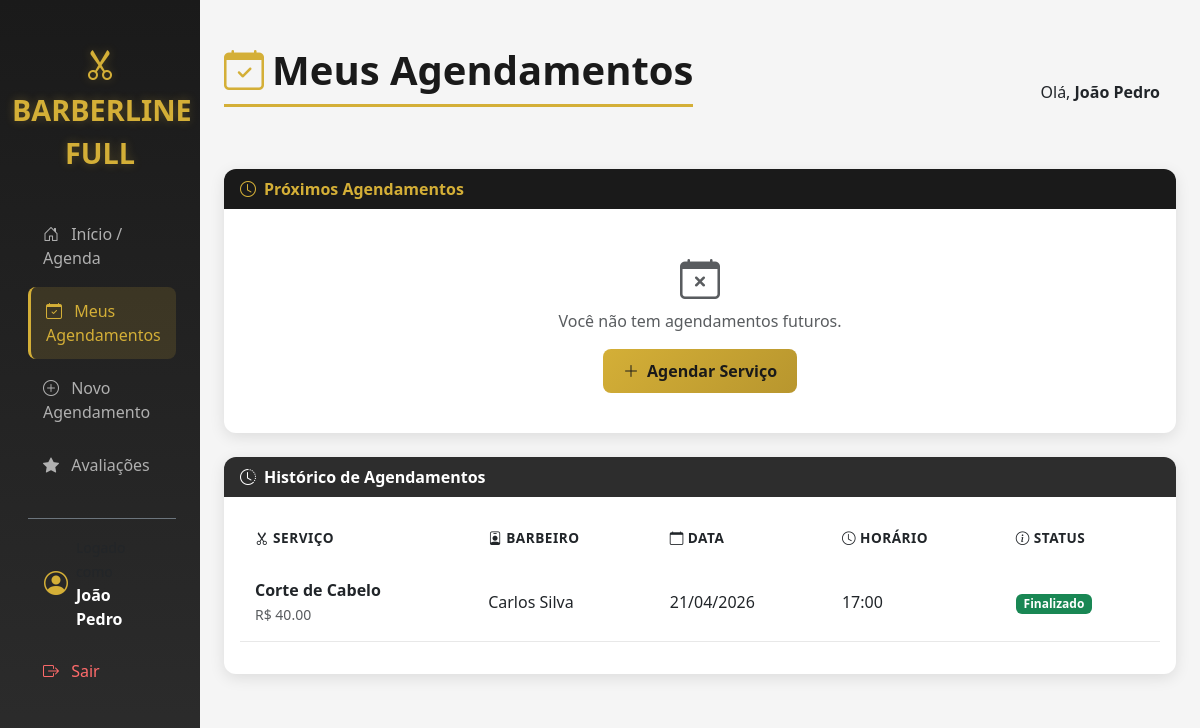
The app's page /meus-agendamentos/ (signed in) with its own data.
### usuarios/models.py (models this page shows, shortened)
class Usuario(AbstractUser):
    class Tipo(models.TextChoices):
        ADMIN = 'ADMIN', 'Administrador'
        BARBEIRO = 'BARBEIRO', 'Barbeiro'
        CLIENTE = 'CLIENTE', 'Cliente'
    tipo = models.CharField(
        max_length=20,
        choices=Tipo.choices,
        default=Tipo.CLIENTE
    )
    telefone = models.CharField(max_length=15, blank=True, null=True)

### agendamentos/models.py (models this page shows, shortened)
class Agendamento(models.Model):
    STATUS_CHOICES = [
        ('agendado', 'Agendado'),
        ('confirmado', 'Confirmado'),
        ('em_andamento', 'Em Andamento'),
        ('finalizado', 'Finalizado'),
        ('cancelado', 'Cancelado'),
    ]
    cliente = models.ForeignKey(
        settings.AUTH_USER_MODEL,
        on_delete=models.CASCADE,
        related_name='agendamentos_cliente'
    )
    barbeiro = models.ForeignKey(
        settings.AUTH_USER_MODEL,
        on_delete=models.CASCADE,
        related_name='agendamentos_barbeiro'
    )
    servico = models.ForeignKey(
        Servico,
        on_delete=models.CASCADE
    )
    data_hora = models.DateTimeField()
    status = models.CharField(
        max_length=20,
        choices=STATUS_CHOICES,
        default='agendado'
    )
    observacoes = models.TextField(blank=True, null=True)
    finalizado = models.BooleanField(default=False)

### core/models.py (models this page shows, shortened)
class Servico(models.Model):
    nome = models.CharField(max_length=100)
    descricao = models.TextField(blank=True, null=True)
    preco = models.DecimalField(max_digits=10, decimal_places=2)
    duracao_minutos = models.IntegerField(default=30)

### agendamentos/views.py (the view)
# urls.py: path('meus-agendamentos/', views.portal_cliente, name='portal_cliente'),
@login_required
def portal_cliente(request):
    if request.user.tipo != 'CLIENTE' and not request.user.is_staff:
        return redirect('dashboard')
    agendamentos = Agendamento.objects.filter(cliente=request.user).order_by('-data_hora')
    from django.utils import timezone
    agendamentos_futuros = agendamentos.filter(data_hora__gte=timezone.now())
    agendamentos_passados = agendamentos.filter(data_hora__lt=timezone.now())
    context = {
        'agendamentos': agendamentos,
        'agendamentos_futuros': agendamentos_futuros,
        'agendamentos_passados': agendamentos_passados,
    }
    return render(request, 'portal_cliente.html', context)

### templates/portal_cliente.html (shortened to what this page needs)
{% extends 'base.html' %}
{% block content %}
<div class="d-flex justify-content-between align-items-center pt-3 pb-2 mb-4">
    <h1 class="page-header">
        <i class="bi bi-calendar-check me-2 text-gold"></i>Meus Agendamentos
    </h1>
    <div>
        <span class="me-3">Olá, <strong>{{ user.first_name }} {{ user.last_name }}</strong></span>
    </div>
</div>
<div class="card mb-4">
    <div class="card-header" style="background: var(--primary-black); color: var(--gold);">
        <i class="bi bi-clock me-2"></i>Próximos Agendamentos
    </div>
    <div class="card-body">
        {% if agendamentos_futuros %}
        <div class="table-responsive">
            <table class="table table-hover">
                <thead>
                    <tr>
                        <th><i class="bi bi-scissors me-1"></i>Serviço</th>
                        <th><i class="bi bi-person-badge me-1"></i>Barbeiro</th>
                        <th><i class="bi bi-calendar me-1"></i>Data</th>
                        <th><i class="bi bi-clock me-1"></i>Horário</th>
                        <th><i class="bi bi-info-circle me-1"></i>Status</th>
                    </tr>
                </thead>
                <tbody>
                    {% for a in agendamentos_futuros %}
                    <tr>
                        <td><strong>{{ a.servico.nome }}</strong><br><small class="text-muted">R$ {{ a.servico.preco }}</small></td>
                        <td>{{ a.barbeiro.first_name }} {{ a.barbeiro.last_name }}</td>
                        <td>{{ a.data_hora|date:"d/m/Y" }}</td>
                        <td>{{ a.data_hora|date:"H:i" }}</td>
                        <td>
                            <span class="badge
                                {% if a.status == 'agendado' %}bg-primary
                                {% elif a.status == 'confirmado' %}bg-info
                                {% elif a.status == 'em_andamento' %}bg-warning
                                {% elif a.status == 'finalizado' %}bg-success
                                {% elif a.status == 'cancelado' %}bg-danger{% endif %}">
                                {{ a.get_status_display }}
                            </span>
                        </td>
                    </tr>
                    {% endfor %}
                </tbody>
            </table>
        </div>
        {% else %}
        <div class="text-center py-4">
            <i class="bi bi-calendar-x fs-1 text-muted mb-3"></i>
            <p class="text-muted">Você não tem agendamentos futuros.</p>
            <a href="{% url 'novo_agendamento' %}" class="btn btn-gold">
                <i class="bi bi-plus-lg me-1"></i> Agendar Serviço
            </a>
        </div>
        {% endif %}
    </div>
</div>
<div class="card">
    <div class="card-header" style="background: var(--secondary-black); color: var(--white);">
        <i class="bi bi-clock-history me-2"></i>Histórico de Agendamentos
    </div>
    <div class="card-body">
        {% if agendamentos_passados %}
        <div class="table-responsive">
            <table class="table table-hover">
                <thead>
                    <tr>
                        <th><i class="bi bi-scissors me-1"></i>Serviço</th>
                        <th><i class="bi bi-person-badge me-1"></i>Barbeiro</th>
                        <th><i class="bi bi-calendar me-1"></i>Data</th>
                        <th><i class="bi bi-clock me-1"></i>Horário</th>
                        <th><i class="bi bi-info-circle me-1"></i>Status</th>
                    </tr>
                </thead>
                <tbody>
                    {% for a in agendamentos_passados %}
                    <tr>
                        <td><strong>{{ a.servico.nome }}</strong><br><small class="text-muted">R$ {{ a.servico.preco }}</small></td>
                        <td>{{ a.barbeiro.first_name }} {{ a.barbeiro.last_name }}</td>
                        <td>{{ a.data_hora|date:"d/m/Y" }}</td>
                        <td>{{ a.data_hora|date:"H:i" }}</td>
                        <td>
                            <span class="badge
                                {% if a.status == 'agendado' %}bg-primary
                                {% elif a.status == 'confirmado' %}bg-info
                                {% elif a.status == 'em_andamento' %}bg-warning
                                {% elif a.status == 'finalizado' %}bg-success
                                {% elif a.status == 'cancelado' %}bg-danger{% endif %}">
                                {{ a.get_status_display }}
                            </span>
                        </td>
                    </tr>
                    {% endfor %}
                </tbody>
            </table>
        </div>
        {% else %}
        <div class="text-center py-4">
            <i class="bi bi-clock-history fs-1 text-muted mb-3"></i>
            <p class="text-muted">Você ainda não tem histórico de agendamentos.</p>
        </div>
        {% endif %}
    </div>
</div>
{% endblock %}

### templates/base.html (shortened to what this page needs)
<!DOCTYPE html>
<html lang="pt-br">
<head>
    <link href="https://cdn.jsdelivr.net/npm/bootstrap@5.3.0/dist/css/bootstrap.min.css" rel="stylesheet">
    <link rel="stylesheet" href="https://cdn.jsdelivr.net/npm/bootstrap-icons@1.11.0/font/bootstrap-icons.css">
</head>
<body>
    <div class="container-fluid">
        <div class="row">
            <nav class="col-md-3 col-lg-2 d-md-block sidebar collapse show">
                <div class="position-sticky">
                    <div class="brand mb-3">
                        <i class="bi bi-scissors"></i><br>
                        BARBERLINE FULL
                    </div>
                    <div class="nav flex-column px-3">
                        <a href="{% url 'dashboard' %}" class="nav-link {% if request.resolver_match.url_name == 'dashboard' %}active{% endif %}">
                            <i class="bi bi-house-door me-2"></i> Início / Agenda
                        </a>
                        {% if user.tipo == 'CLIENTE' %}
                            <a href="{% url 'portal_cliente' %}" class="nav-link {% if request.resolver_match.url_name == 'portal_cliente' %}active{% endif %}">
                                <i class="bi bi-calendar-check me-2"></i> Meus Agendamentos
                            </a>
                            <a href="{% url 'novo_agendamento' %}" class="nav-link {% if request.resolver_match.url_name == 'novo_agendamento' %}active{% endif %}">
                                <i class="bi bi-plus-circle me-2"></i> Novo Agendamento
                            </a>
                            <a href="{% url 'avaliacoes' %}" class="nav-link {% if request.resolver_match.url_name == 'avaliacoes' or request.resolver_match.url_name == 'nova_avaliacao' %}active{% endif %}">
                                <i class="bi bi-star-fill me-2"></i> Avaliações
                            </a>
                        {% endif %}
                        <div class="mt-4 pt-3 border-top border-secondary">
                            <div class="d-flex align-items-center px-3 mb-3">
                                <i class="bi bi-person-circle fs-4 icon-gold me-2"></i>
                                <div>
                                    <small class="text-muted">Logado como</small>
                                    <div class="fw-bold">{{ user.first_name }} {{ user.last_name }}</div>
                                </div>
                            </div>
                            <form method="post" action="{% url 'logout' %}" style="display:inline;">
                                <button type="submit" class="nav-link logout-btn" style="background:none; border:none; cursor:pointer; width:100%; text-align:left;">
                                    <i class="bi bi-box-arrow-right me-2"></i> Sair
                                </button>
                            </form>
                        </div>
                    </div>
                </div>
            </nav>
            <main class="col-md-9 ms-sm-auto col-lg-10 px-md-4 main-content">
                {% block content %}{% endblock %}
            </main>
        </div>
    </div>
</body>
</html>

### templates/base.html (style rules this page uses)
:root { --primary-black: #1a1a1a; --secondary-black: #2d2d2d; --dark-gray: #404040; --light-gray: #f5f5f5; --white: #ffffff; --gold: #d4af37; --gold-light: #e8c547; --gold-dark: #b8962e; }
body { background-color: var(--light-gray); font-family: 'Segoe UI', Tahoma, Geneva, Verdana, sans-serif; }
.sidebar { min-height: 100vh; background: linear-gradient(180deg, var(--primary-black) 0%, var(--secondary-black) 100%); color: var(--white); padding-top: 20px; box-shadow: 4px 0 15px rgba(0,0,0,0.3); }
.nav-link { color: #b0b0b0; margin-bottom: 5px; transition: all 0.3s ease; border-radius: 8px; padding: 12px 15px; font-weight: 500; }
.nav-link.active { color: var(--gold); background: rgba(212, 175, 55, 0.15); border-left: 3px solid var(--gold); }
.brand { color: var(--gold); font-size: 1.8rem; font-weight: 700; text-align: center; padding: 20px 0; text-shadow: 0 0 10px rgba(212, 175, 55, 0.3); }
.brand i { font-size: 2rem; }
.card { border: none; border-radius: 12px; box-shadow: 0 4px 15px rgba(0,0,0,0.1); transition: transform 0.3s ease, box-shadow 0.3s ease; }
.card-header { background: var(--primary-black); color: var(--white); border-radius: 12px 12px 0 0 !important; font-weight: 600; border: none; }
.btn-gold { background: linear-gradient(135deg, var(--gold) 0%, var(--gold-dark) 100%); color: var(--primary-black); border: none; font-weight: 600; padding: 10px 20px; border-radius: 8px; transition: all 0.3s ease; }
.table thead { background: var(--primary-black); color: var(--white); }
.table th { border: none; padding: 15px; font-weight: 600; text-transform: uppercase; font-size: 0.85rem; letter-spacing: 0.5px; }
.table td { padding: 15px; vertical-align: middle; border-color: #e8e8e8; }
.icon-gold { color: var(--gold); }
.text-gold { color: var(--gold) !important; }
h1, h2, h3, h4, h5 { color: var(--primary-black); font-weight: 700; }
.page-header { color: var(--primary-black); border-bottom: 3px solid var(--gold); padding-bottom: 10px; margin-bottom: 30px; }
.logout-btn { color: #ff6b6b !important; }
.main-content { padding: 30px; background: var(--light-gray); min-height: 100vh; }

### records on screen
Usuario: first_name "João", last_name "Pedro"
Agendamento: servico.nome "Corte de Cabelo", servico.preco "40.00", barbeiro.first_name "Carlos", barbeiro.last_name "Silva", data_hora "21/04/2026", data_hora "17:00", status "Finalizado"
